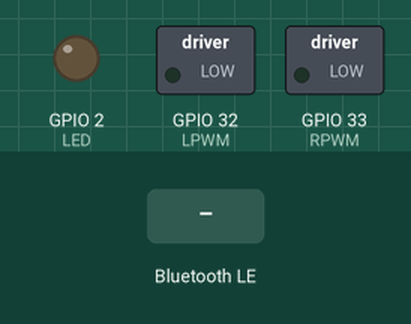
Bench run of a sketch on a simulated ESP32. Parts: switched loads named in the sketch (green lamp = pin HIGH), output pins drawn as LEDs (lit = HIGH). The test bench sets the inputs (shaded band). Nothing arrives over Bluetooth unless stated; a phone connects over Bluetooth LE 3 s after start.

Above: at 1.2 s.
1.3 s: Bluetooth LE write "motor" received
At 3.9 s:
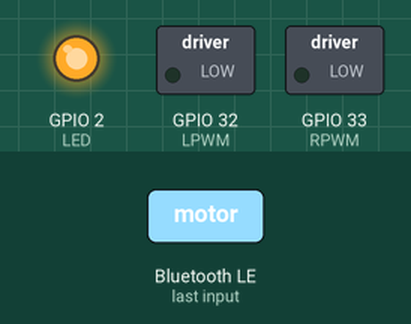
Timing chart, 0 to 5.4 s (numbered marks = the images above; inputs shaded):
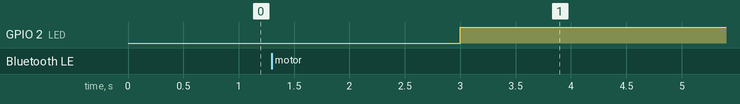

The sketch:

autopilot_esp32.ino
```cpp
#include "motor.h"
void motor_set(int, int);
#include "bluetooth.h"

void setup() {
  bluetooth_setup();
}

void loop() {
    bluetooth_update();
}
```

bluetooth.h
```cpp
#include <BLEDevice.h>
#include <BLEServer.h>
#include <BLEUtils.h>

BLEServer *pServer = NULL;
bool deviceConnected = false;
bool oldDeviceConnected = false;

#define SERVICE_UUID "ab0828b1-198e-4351-b779-901fa0e0371e"
#define UUID_RECEIVE "4ac8a682-9736-4e5d-932b-e9b31405049c"
#define LED 2

class MyServerCallbacks : public BLEServerCallbacks {
  void onConnect(BLEServer *pServer) {
    deviceConnected = true;
    digitalWrite(LED, HIGH);
  };

  void onDisconnect(BLEServer *pServer) {
    deviceConnected = false;
    digitalWrite(LED, LOW);
    delay(500);
    pServer->getAdvertising()->start();
    motor_set(0, 0);
  }
};

class MyCallbacks : public BLECharacteristicCallbacks {
  void onWrite(BLECharacteristic *pCharacteristic) {
    std::string rxValue = pCharacteristic->getValue();

    if (rxValue.length() > 0) {
      String rxString = rxValue.c_str();

      if (rxString.startsWith("motor")) {
        rxString.remove(0, 5);
        int motor_speed = rxString.toInt();
        int motor_direction = 1;
        if (motor_speed < 0) {
          motor_speed *= -1;
          motor_direction = 0;
        }
        motor_set(motor_speed, motor_direction);
      }
    }
  }
};

void notify(BLECharacteristic *characteristic, String value) {
  static char charBuff[15];
  value.toCharArray(charBuff, 15);
  characteristic->setValue(charBuff);
  characteristic->notify();
}

void bluetooth_setup() {
  BLEDevice::init("AutoPilot");
  pServer = BLEDevice::createServer();
  pServer->setCallbacks(new MyServerCallbacks());
  BLEService *pService = pServer->createService(SERVICE_UUID);
  BLECharacteristic *pRxCharacteristic = pService->createCharacteristic(UUID_RECEIVE, BLECharacteristic::PROPERTY_WRITE);
  pRxCharacteristic->setCallbacks(new MyCallbacks());
  pService->start();
  pServer->getAdvertising()->start();
  pinMode(LED, OUTPUT);
}

void bluetooth_update() {
  if (deviceConnected) {  }

  if (!deviceConnected && oldDeviceConnected) {
    delay(500);
    pServer->startAdvertising();
    oldDeviceConnected = deviceConnected;
  }

  if (deviceConnected && !oldDeviceConnected) {
    oldDeviceConnected = deviceConnected;
  }
}
```

motor.h
```cpp
#include <analogWrite.h>

#define RPWM 33
#define LPWM 32

void motor_stop() {
  analogWrite(LPWM, 0);
  analogWrite(RPWM, 0);
}

void motor_set(int motor_speed, int motor_direction) {
  if (motor_speed == 0) {
    motor_stop();
    return;
  }

  if (motor_speed > 255) motor_speed = 255;

  if (motor_direction == 1) {
    analogWrite(LPWM, 0);
    analogWrite(RPWM, motor_speed);
  } else {
    analogWrite(RPWM, 0);
    analogWrite(LPWM, motor_speed);
  }
}
```
